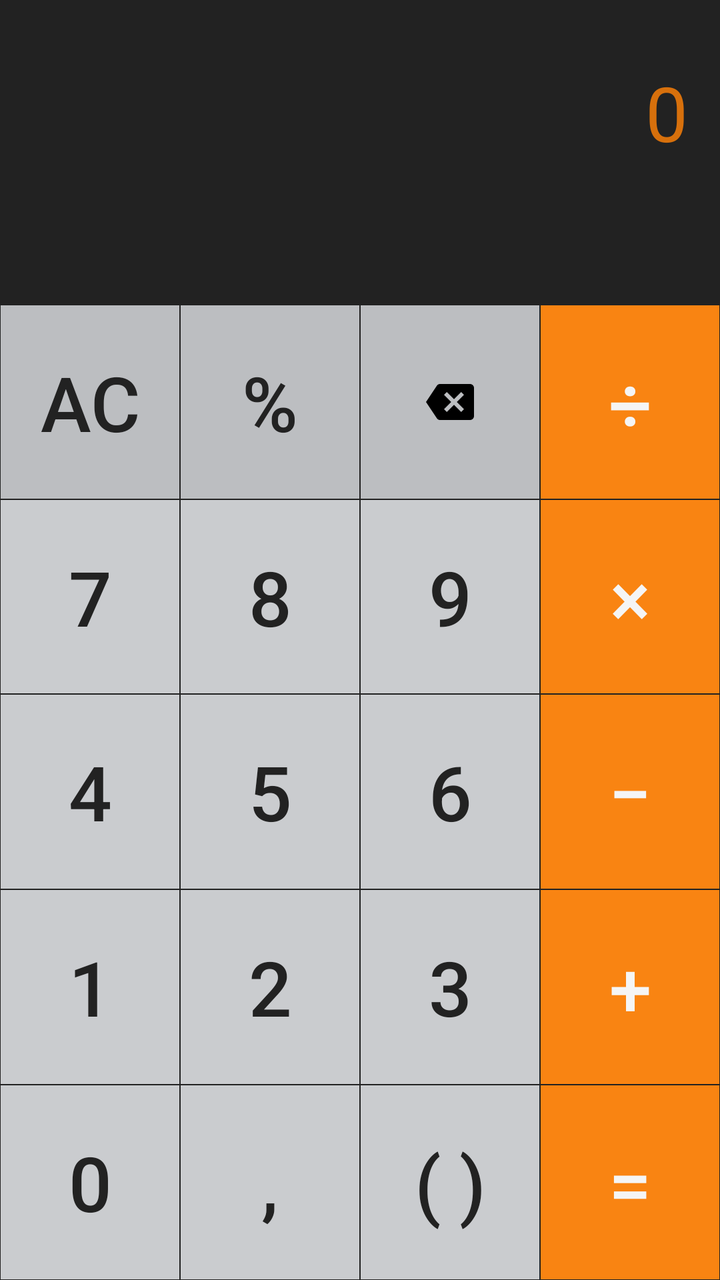
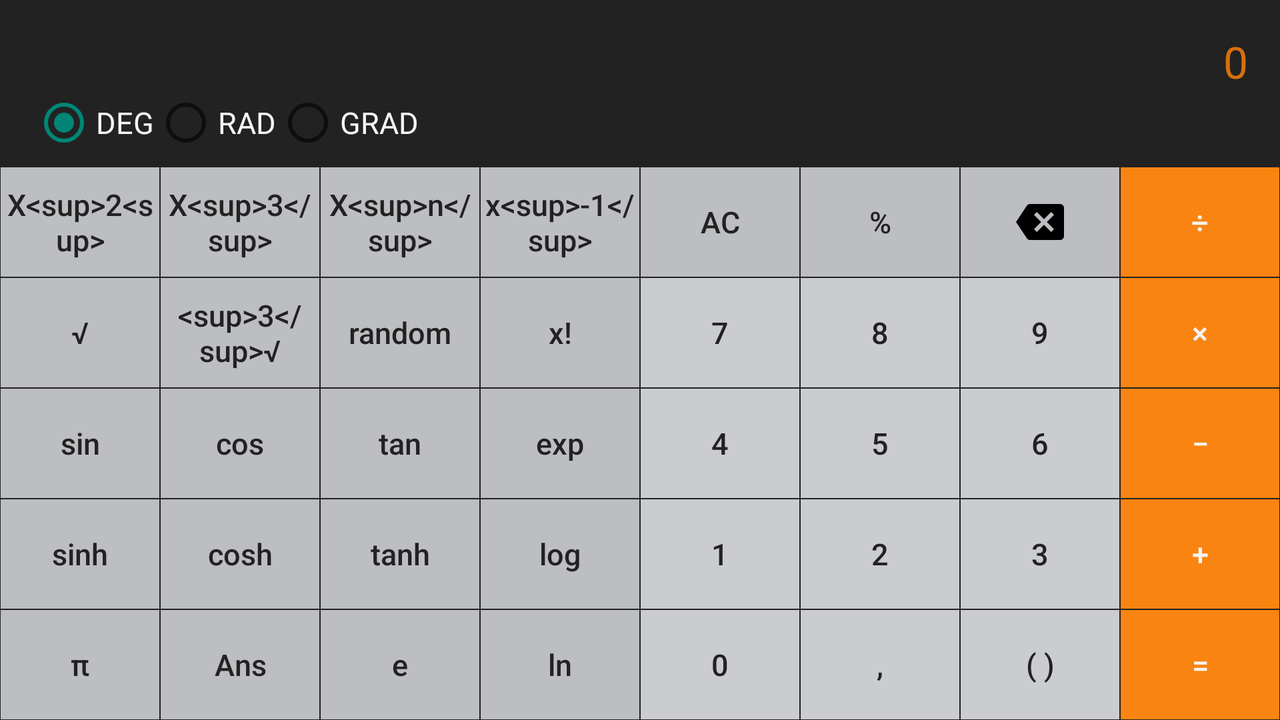

One screen, two layout resources from the same app: the default and the repository's alternative for another configuration. Each is rendered where Android would select it; the XML of both is given below.
<!-- AndroidManifest.xml: application theme AppTheme -->
<!-- res/layout/fragment_apple.xml -->
<?xml version="1.0" encoding="utf-8"?>
<LinearLayout xmlns:android="http://schemas.android.com/apk/res/android"
    xmlns:app="http://schemas.android.com/apk/res-auto"
    style="@style/AppleTheme"
    android:layout_width="match_parent"
    android:layout_height="match_parent"
    android:background="@color/apple_black"
    android:orientation="vertical">

    <LinearLayout
        android:layout_width="match_parent"
        android:layout_height="wrap_content"
        android:weightSum="8"
        android:orientation="vertical"
        android:id="@+id/editing"
        android:padding="@dimen/activity_margin">

        <TextView
            android:id="@+id/apple_edit"
            android:layout_width="match_parent"
            android:layout_height="@dimen/height_edit"
            android:gravity="center|end"
            android:hint="@string/n0"
            android:textColor="@color/apple_sign"
            android:textSize="@dimen/text_edit"
            android:layout_weight="5"
            android:textIsSelectable="true"
            android:textColorHint="@color/apple_sign_pressed"/>

        <TextView
            android:id="@+id/apple_solution"
            android:layout_width="match_parent"
            android:layout_height="0dp"
            android:gravity="center|end"
            android:maxLines="1"
            android:textColor="@color/apple_numbers"
            android:textSize="@dimen/text_solution"
            android:layout_weight="3"/>
    </LinearLayout>

    <LinearLayout
        android:id="@+id/container"
        android:layout_width="match_parent"
        android:layout_height="match_parent"
        android:orientation="vertical"
        android:weightSum="5">

        <LinearLayout
            android:id="@+id/l1"
            android:layout_width="match_parent"
            android:layout_height="0dp"
            android:orientation="horizontal"
            android:layout_weight="1">

            <Button
                android:id="@+id/apple_ac"
                style="@style/AppleTheme.Symbols"
                android:text="@string/ac" />

            <Button
                android:id="@+id/apple_extra"
                style="@style/AppleTheme.Symbols"
                android:text="@string/percentage" />

            <ImageButton
                android:id="@+id/apple_backspace"
                style="@style/AppleTheme.Symbols"
                android:src="@drawable/backspace_black"/>

            <Button
                android:id="@+id/apple_division"
                style="@style/AppleTheme.Signs"
                android:text="@string/division" />

        </LinearLayout>

        <LinearLayout
            android:id="@+id/l2"
            android:layout_width="match_parent"
            android:layout_height="0dp"
            android:orientation="horizontal"
            android:layout_weight="1">

            <Button
                android:id="@+id/apple_n7"
                style="@style/AppleTheme.Numbers"
                android:text="@string/n7" />

            <Button
                android:id="@+id/apple_n8"
                style="@style/AppleTheme.Numbers"
                android:text="@string/n8" />

            <Button
                android:id="@+id/apple_n9"
                style="@style/AppleTheme.Numbers"
                android:text="@string/n9" />

            <Button
                android:id="@+id/apple_multiplier"
                style="@style/AppleTheme.Signs"
                android:text="@string/multiplier"/>

        </LinearLayout>

        <LinearLayout
            android:id="@+id/l3"
            android:layout_width="match_parent"
            android:layout_height="0dp"
            android:orientation="horizontal"
            android:layout_weight="1">

            <Button
                android:id="@+id/apple_n4"
                style="@style/AppleTheme.Numbers"
                android:text="@string/n4" />

            <Button
                android:id="@+id/apple_n5"
                style="@style/AppleTheme.Numbers"
                android:text="@string/n5" />

            <Button
                android:id="@+id/apple_n6"
                style="@style/AppleTheme.Numbers"
                android:text="@string/n6" />

            <Button
                android:id="@+id/apple_minus"
                style="@style/AppleTheme.Signs"
                android:text="@string/minus" />


        </LinearLayout>

        <LinearLayout
            android:id="@+id/l4"
            android:layout_width="match_parent"
            android:layout_height="0dp"
            android:orientation="horizontal"
            android:layout_weight="1">

            <Button
                android:id="@+id/apple_n1"
                style="@style/AppleTheme.Numbers"
                android:text="@string/n1" />

            <Button
                android:id="@+id/apple_n2"
                style="@style/AppleTheme.Numbers"
                android:text="@string/n2" />

            <Button
                android:id="@+id/apple_n3"
                style="@style/AppleTheme.Numbers"
                android:text="@string/n3" />

            <Button
                android:id="@+id/apple_plus"
                style="@style/AppleTheme.Signs"
                android:text="@string/plus" />

        </LinearLayout>

        <LinearLayout
            android:id="@+id/l5"
            android:layout_width="match_parent"
            android:layout_height="0dp"
            android:orientation="horizontal"
            android:layout_weight="1">

            <Button
                android:id="@+id/apple_n0"
                style="@style/AppleTheme.Numbers"
                android:text="@string/n0" />

            <Button
                android:id="@+id/apple_comma"
                style="@style/AppleTheme.Numbers"
                android:text="@string/comma" />

            <Button
                android:id="@+id/apple_parenthesis"
                style="@style/AppleTheme.Numbers"
                android:text="@string/parenthesis" />

            <Button
                android:id="@+id/apple_equal"
                style="@style/AppleTheme.Signs"
                android:text="@string/equal"/>

        </LinearLayout>

    </LinearLayout>

</LinearLayout>
<!-- resources referenced by this layout -->
<resources>
  <color name="apple_black">#222222</color>
  <color name="apple_numbers">#CACCCF</color>
  <color name="apple_sign">#F98412</color>
  <color name="apple_sign_pressed">#d7700c</color>
  <!-- from res/values-sw360dp/ -->
  <dimen name="activity_margin">16dp</dimen>
  <!-- from res/values-sw360dp/ -->
  <dimen name="height_edit">80sp</dimen>
  <!-- from res/values-sw360dp/ -->
  <dimen name="text_edit">38sp</dimen>
  <!-- from res/values-sw360dp/ -->
  <dimen name="text_solution">30sp</dimen>
  <string name="ac" translatable="false">AC</string>
  <string name="comma" translatable="false">,</string>
  <string name="division" translatable="false">÷</string>
  <string name="equal" translatable="false">=</string>
  <string name="minus" translatable="false">−</string>
  <string name="multiplier" translatable="false">×</string>
  <string name="n0" translatable="false">0</string>
  <string name="n1" translatable="false">1</string>
  <string name="n2" translatable="false">2</string>
  <string name="n3" translatable="false">3</string>
  <string name="n4" translatable="false">4</string>
  <string name="n5" translatable="false">5</string>
  <string name="n6" translatable="false">6</string>
  <string name="n7" translatable="false">7</string>
  <string name="n8" translatable="false">8</string>
  <string name="n9" translatable="false">9</string>
  <string name="parenthesis" translatable="false">( )</string>
  <string name="percentage" translatable="false">%</string>
  <string name="plus" translatable="false">+</string>
  <style name="AppleTheme" parent="Theme.AppCompat.Light">
          <item name="colorAccent">@color/apple_accent</item>
      </style>
  <style name="AppleTheme.Numbers" parent="Base.Widget.AppCompat.Button.Borderless">
          <item name="android:textColor">@color/apple_black</item>
          <item name="android:background">@drawable/apple_numbers</item>
          <item name="android:longClickable">true</item>
          <item name="android:textSize">@dimen/text_edit</item>
          <item name="android:layout_width">0dp</item>
          <item name="android:layout_height">match_parent</item>
          <item name="android:layout_weight">1</item>
          <item name="android:textAllCaps">false</item>
      </style>
  <style name="AppleTheme.Signs" parent="Base.Widget.AppCompat.Button.Borderless">
          <item name="android:textColor">@color/apple_white</item>
          <item name="android:background">@drawable/apple_signs</item>
          <item name="android:longClickable">true</item>
          <item name="android:textSize">@dimen/text_edit</item>
          <item name="android:layout_width">0dp</item>
          <item name="android:layout_height">match_parent</item>
          <item name="android:layout_weight">1</item>
          <item name="android:textAllCaps">false</item>
      </style>
  <style name="AppleTheme.Symbols" parent="Base.Widget.AppCompat.Button.Borderless">
          <item name="android:textColor">@color/apple_black</item>
          <item name="android:background">@drawable/apple_symbols</item>
          <item name="android:longClickable">true</item>
          <item name="android:textSize">@dimen/text_edit</item>
          <item name="android:layout_width">0dp</item>
          <item name="android:layout_height">match_parent</item>
          <item name="android:layout_weight">1</item>
          <item name="android:textAllCaps">false</item>
      </style>
  <style name="AppTheme" parent="Theme.AppCompat.Light.NoActionBar">
  
      </style>
  <color name="apple_accent">#d84315</color>
  <color name="apple_white">#f5f5f5</color>
  <color name="apple_numbers_pressed">#abadb1</color>
  <color name="apple_symbols">#BCBEC1</color>
  <color name="apple_symbols_pressed">#8c8c8c</color>
</resources>
<!-- res/layout-land/fragment_apple.xml (the repository's variant of the layout above) -->
<!-- drawn on the phone turned sideways -->
<LinearLayout xmlns:android="http://schemas.android.com/apk/res/android"
    android:id="@+id/major_container"
    style="@style/AppleTheme"
    android:layout_width="match_parent"
    android:layout_height="match_parent"
    android:background="@color/apple_black"
    android:orientation="vertical">

    <LinearLayout
        android:layout_width="match_parent"
        android:layout_height="wrap_content"
        android:orientation="vertical"
        android:paddingLeft="@dimen/activity_margin"
        android:paddingStart="@dimen/activity_margin"
        android:paddingEnd="@dimen/activity_margin"
        android:paddingRight="@dimen/activity_margin"
        android:paddingTop="@dimen/activity_margin">

        <TextView
            android:id="@+id/apple_edit"
            android:layout_width="match_parent"
            android:layout_height="wrap_content"
            android:gravity="center|end"
            android:hint="@string/n0"
            android:textColor="@color/apple_sign"
            android:textIsSelectable="true"
            android:textSize="@dimen/text_edit_land"
            android:textColorHint="@color/apple_sign_pressed"/>

        <LinearLayout
            android:layout_width="match_parent"
            android:layout_height="wrap_content"
            android:orientation="horizontal"
            android:id="@+id/apple_radios">

            <RadioGroup
                android:id="@+id/apple_radioGroup"
                android:layout_width="wrap_content"
                android:layout_height="wrap_content"
                android:checkedButton="@+id/apple_deg"
                android:orientation="horizontal">

                <RadioButton
                    android:id="@+id/apple_deg"
                    android:layout_width="wrap_content"
                    android:layout_height="wrap_content"
                    android:checked="false"
                    android:text="@string/deg"
                    android:textSize="@dimen/text_land"
                    android:textColor="@color/apple_white"/>

                <RadioButton
                    android:id="@+id/apple_rad"
                    android:layout_width="wrap_content"
                    android:layout_height="wrap_content"
                    android:checked="false"
                    android:text="@string/rad"
                    android:textSize="@dimen/text_land"
                    android:textColor="@color/apple_white"/>

                <RadioButton
                    android:id="@+id/apple_grad"
                    android:layout_width="wrap_content"
                    android:layout_height="wrap_content"
                    android:checked="false"
                    android:text="@string/grad"
                    android:textSize="@dimen/text_land"
                    android:textColor="@color/apple_white"/>
            </RadioGroup>

            <TextView
                android:id="@+id/apple_solution"
                android:layout_width="match_parent"
                android:layout_height="match_parent"
                android:gravity="center|end"
                android:maxLines="1"
                android:textColor="@color/apple_numbers"
                android:textSize="@dimen/text_solution_land" />

        </LinearLayout>

    </LinearLayout>

    <LinearLayout
        android:id="@+id/container"
        android:layout_width="match_parent"
        android:layout_height="match_parent"
        android:layout_marginTop="@dimen/margin_top"
        android:orientation="vertical"
        android:weightSum="5">

        <LinearLayout
            android:layout_width="match_parent"
            android:layout_height="0dp"
            android:layout_weight="1"
            android:gravity="center"
            android:orientation="horizontal">

            <Button
                android:id="@+id/apple_squared"
                style="@style/AppleTheme.Symbols.Land"
                android:text="@string/squared" />

            <Button
                android:id="@+id/apple_cubed"
                style="@style/AppleTheme.Symbols.Land"
                android:text="@string/cubed" />

            <Button
                android:id="@+id/apple_power"
                style="@style/AppleTheme.Symbols.Land"
                android:text="@string/power" />

            <Button
                android:id="@+id/apple_raised_to_minus1"
                style="@style/AppleTheme.Symbols.Land"
                android:text="@string/raised_to_minus1" />

            <Button
                android:id="@+id/apple_ac"
                style="@style/AppleTheme.Symbols.Land"
                android:text="@string/ac" />

            <Button
                android:id="@+id/apple_extra"
                style="@style/AppleTheme.Symbols.Land"
                android:text="@string/percentage" />

            <ImageButton
                android:id="@+id/apple_backspace"
                style="@style/AppleTheme.Symbols.Land"
                android:src="@drawable/backspace_black"/>

            <Button
                android:id="@+id/apple_division"
                style="@style/AppleTheme.Signs.Land"
                android:text="@string/division" />

        </LinearLayout>

        <LinearLayout
            android:layout_width="match_parent"
            android:layout_height="0dp"
            android:layout_weight="1"
            android:gravity="center"
            android:orientation="horizontal">

            <Button
                android:id="@+id/apple_root"
                style="@style/AppleTheme.Symbols.Land"
                android:text="@string/root" />

            <Button
                android:id="@+id/apple_cubed_root"
                style="@style/AppleTheme.Symbols.Land"
                android:text="@string/cubed_root" />

            <Button
                android:id="@+id/apple_random"
                style="@style/AppleTheme.Symbols.Land"
                android:text="@string/random" />

            <Button
                android:id="@+id/apple_factorial"
                style="@style/AppleTheme.Symbols.Land"
                android:text="@string/factorial" />

            <Button
                android:id="@+id/apple_n7"
                style="@style/AppleTheme.Numbers.Land"
                android:text="@string/n7" />

            <Button
                android:id="@+id/apple_n8"
                style="@style/AppleTheme.Numbers.Land"
                android:text="@string/n8" />

            <Button
                android:id="@+id/apple_n9"
                style="@style/AppleTheme.Numbers.Land"
                android:text="@string/n9" />

            <Button
                android:id="@+id/apple_multiplier"
                style="@style/AppleTheme.Signs.Land"
                android:text="@string/multiplier" />

        </LinearLayout>

        <LinearLayout
            android:layout_width="match_parent"
            android:layout_height="0dp"
            android:layout_weight="1"
            android:gravity="center"
            android:orientation="horizontal">

            <Button
                android:id="@+id/apple_sin"
                style="@style/AppleTheme.Symbols.Land"
                android:text="@string/sin" />

            <Button
                android:id="@+id/apple_cos"
                style="@style/AppleTheme.Symbols.Land"
                android:text="@string/cos" />

            <Button
                android:id="@+id/apple_tan"
                style="@style/AppleTheme.Symbols.Land"
                android:text="@string/tan" />

            <Button
                android:id="@+id/apple_exp"
                style="@style/AppleTheme.Symbols.Land"
                android:text="@string/exp" />

            <Button
                android:id="@+id/apple_n4"
                style="@style/AppleTheme.Numbers.Land"
                android:text="@string/n4" />

            <Button
                android:id="@+id/apple_n5"
                style="@style/AppleTheme.Numbers.Land"
                android:text="@string/n5" />

            <Button
                android:id="@+id/apple_n6"
                style="@style/AppleTheme.Numbers.Land"
                android:text="@string/n6" />

            <Button
                android:id="@+id/apple_minus"
                style="@style/AppleTheme.Signs.Land"
                android:text="@string/minus" />

        </LinearLayout>

        <LinearLayout
            android:layout_width="match_parent"
            android:layout_height="0dp"
            android:layout_weight="1"
            android:gravity="center"
            android:orientation="horizontal">

            <Button
                android:id="@+id/apple_sinh"
                style="@style/AppleTheme.Symbols.Land"
                android:text="@string/sinh" />

            <Button
                android:id="@+id/apple_cosh"
                style="@style/AppleTheme.Symbols.Land"
                android:text="@string/cosh" />

            <Button
                android:id="@+id/apple_tanh"
                style="@style/AppleTheme.Symbols.Land"
                android:text="@string/tanh" />

            <Button
                android:id="@+id/apple_log"
                style="@style/AppleTheme.Symbols.Land"
                android:text="@string/log" />

            <Button
                android:id="@+id/apple_n1"
                style="@style/AppleTheme.Numbers.Land"
                android:text="@string/n1" />

            <Button
                android:id="@+id/apple_n2"
                style="@style/AppleTheme.Numbers.Land"
                android:text="@string/n2" />

            <Button
                android:id="@+id/apple_n3"
                style="@style/AppleTheme.Numbers.Land"
                android:text="@string/n3" />

            <Button
                android:id="@+id/apple_plus"
                style="@style/AppleTheme.Signs.Land"
                android:text="@string/plus" />

        </LinearLayout>

        <LinearLayout
            android:layout_width="match_parent"
            android:layout_height="0dp"
            android:layout_weight="1"
            android:gravity="center"
            android:orientation="horizontal">

            <Button
                android:id="@+id/apple_pi"
                style="@style/AppleTheme.Symbols.Land"
                android:text="@string/pi" />

            <Button
                android:id="@+id/apple_ans"
                style="@style/AppleTheme.Symbols.Land"
                android:text="@string/ans" />

            <Button
                android:id="@+id/apple_e"
                style="@style/AppleTheme.Symbols.Land"
                android:text="@string/e" />

            <Button
                android:id="@+id/apple_ln"
                style="@style/AppleTheme.Symbols.Land"
                android:text="@string/ln" />

            <Button
                android:id="@+id/apple_n0"
                style="@style/AppleTheme.Numbers.Land"
                android:text="@string/n0" />

            <Button
                android:id="@+id/apple_comma"
                style="@style/AppleTheme.Numbers.Land"
                android:text="@string/comma" />

            <Button
                android:id="@+id/apple_parenthesis"
                style="@style/AppleTheme.Numbers.Land"
                android:text="@string/parenthesis" />

            <Button
                android:id="@+id/apple_equal"
                style="@style/AppleTheme.Signs.Land"
                android:text="@string/equal" />

        </LinearLayout>

    </LinearLayout>

</LinearLayout>
<!-- resources referenced by the variant -->
<!-- as the phone turned sideways resolves them -->
<resources>
  <color name="apple_black">#222222</color>
  <color name="apple_numbers">#CACCCF</color>
  <color name="apple_sign">#F98412</color>
  <color name="apple_sign_pressed">#d7700c</color>
  <color name="apple_white">#f5f5f5</color>
  <!-- from res/values-sw360dp/ -->
  <dimen name="activity_margin">16dp</dimen>
  <!-- from res/values-sw360dp/ -->
  <dimen name="margin_top">6dp</dimen>
  <!-- from res/values-sw360dp/ -->
  <dimen name="text_edit_land">22sp</dimen>
  <!-- from res/values-sw360dp/ -->
  <dimen name="text_land">15sp</dimen>
  <!-- from res/values-sw360dp/ -->
  <dimen name="text_solution_land">20sp</dimen>
  <!-- drawable backspace_black: png bitmap (drawable-hdpi, 745 bytes) -->
  <string name="ac" translatable="false">AC</string>
  <string name="ans" translatable="false">Ans</string>
  <string name="comma" translatable="false">,</string>
  <string name="cos" translatable="false">cos</string>
  <string name="cosh" translatable="false">cosh</string>
  <string name="cubed" translatable="false">X&lt;sup&gt;3&lt;/sup&gt;</string>
  <string name="cubed_root" translatable="false">&lt;sup&gt;3&lt;/sup&gt;√</string>
  <string name="deg" translatable="false">DEG</string>
  <string name="division" translatable="false">÷</string>
  <string name="e" translatable="false">e</string>
  <string name="equal" translatable="false">=</string>
  <string name="exp" translatable="false">exp</string>
  <string name="factorial" translatable="false">x!</string>
  <string name="grad" translatable="false">GRAD</string>
  <string name="ln" translatable="false">ln</string>
  <string name="log" translatable="false">log</string>
  <string name="minus" translatable="false">−</string>
  <string name="multiplier" translatable="false">×</string>
  <string name="n0" translatable="false">0</string>
  <string name="n1" translatable="false">1</string>
  <string name="n2" translatable="false">2</string>
  <string name="n3" translatable="false">3</string>
  <string name="n4" translatable="false">4</string>
  <string name="n5" translatable="false">5</string>
  <string name="n6" translatable="false">6</string>
  <string name="n7" translatable="false">7</string>
  <string name="n8" translatable="false">8</string>
  <string name="n9" translatable="false">9</string>
  <string name="parenthesis" translatable="false">( )</string>
  <string name="percentage" translatable="false">%</string>
  <string name="pi" translatable="false">π</string>
  <string name="plus" translatable="false">+</string>
  <string name="power" translatable="false">X&lt;sup&gt;n&lt;/sup&gt;</string>
  <string name="rad" translatable="false">RAD</string>
  <string name="raised_to_minus1" translatable="false">x&lt;sup&gt;-1&lt;/sup&gt;</string>
  <string name="random" translatable="false">random</string>
  <string name="root" translatable="false">√</string>
  <string name="sin" translatable="false">sin</string>
  <string name="sinh" translatable="false">sinh</string>
  <string name="squared" translatable="false">X&lt;sup&gt;2&lt;sup&gt;</string>
  <string name="tan" translatable="false">tan</string>
  <string name="tanh" translatable="false">tanh</string>
  <style name="AppleTheme" parent="Theme.AppCompat.Light">
          <item name="colorAccent">@color/apple_accent</item>
      </style>
  <style name="AppleTheme.Numbers.Land">
          <item name="android:textSize">@dimen/text_land</item>
      </style>
  <style name="AppleTheme.Signs.Land">
          <item name="android:textSize">@dimen/text_land</item>
      </style>
  <style name="AppleTheme.Symbols.Land">
          <item name="android:textSize">@dimen/text_land</item>
      </style>
  <style name="AppTheme" parent="Theme.AppCompat.Light.NoActionBar">
  
      </style>
  <color name="apple_accent">#d84315</color>
</resources>
